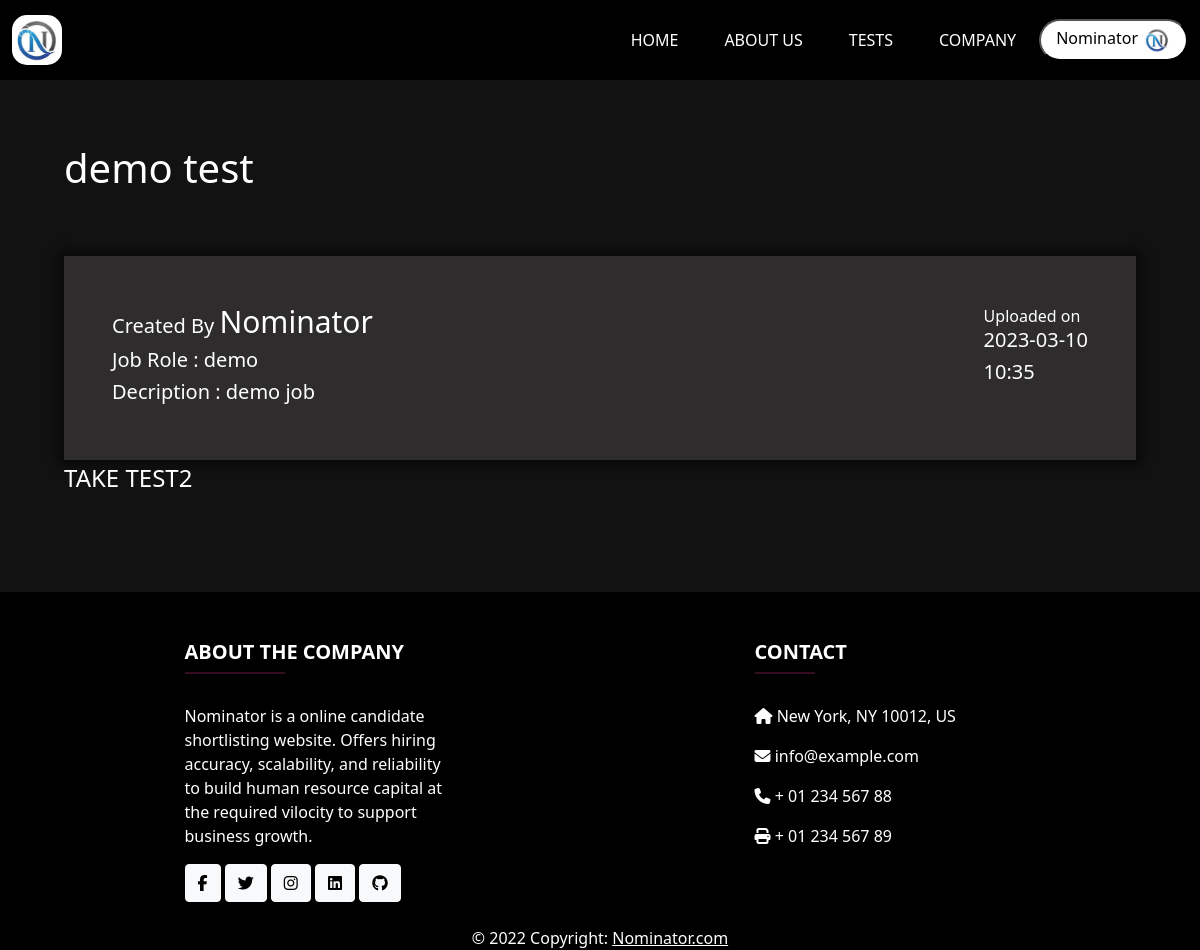
The page /test/2 (signed in) on the database its author committed.
### models.py (models this page shows, shortened)
class Company(db.Model, UserMixin):
    username = db.Column(db.String(100), primary_key=True)
    email = db.Column(db.String(100), unique=True, nullable=False)
    password = db.Column(db.String(100), unique=True, nullable=False)
    company_name = db.Column(db.String(100), unique=True, nullable=False)
    website = db.Column(db.String(100), unique=True, nullable=False)
    desc = db.Column(db.String(10000), nullable=False)
    founder = db.Column(db.String(100), nullable=False)
    founded_on = db.Column(db.DateTime, nullable=False)
    company_logo = db.Column(db.String(200) , nullable = False)
    questions = db.relationship('TechnicalQuestion', backref='company', lazy=True)
    tests = db.relationship('TechnicalTest' , backref='company', lazy=True)

class TechnicalTest(db.Model):
    id = db.Column(db.Integer, primary_key=True)
    name = db.Column(db.String(255), nullable=False)
    description = db.Column(db.Text, nullable=True)
    owner_company = db.Column(db.String(100), db.ForeignKey("company.username"))
    duration = db.Column(db.Integer, nullable=False)
    created_at = db.Column(db.DateTime, nullable=False, default=datetime.utcnow)
    job_role = db.Column(db.String(255), nullable=False)
    is_public = db.Column(db.Boolean, nullable=False)
    questions = db.relationship('TechnicalQuestion', secondary="question_test", backref='technical_test')

### views.py (the view)
@app.route('/test/<int:id>' , methods=['GET', 'POST'])
@login_required
def test_detail(id):
    test = TechnicalTest.query.filter_by(id=id).first()
    if request.method=="POST":
        return redirect(url_for('personality-test'))
    return render_template('test_detail.html', test=test)

### app.py (called while the page is built)
@login_manager.user_loader
def load_user(username):
    user = Company.query.filter_by(username=username).first()
    if not user:
        user = Candidate.query.filter_by(username=username).first()
    return user

### templates/test_detail.html (shortened to what this page needs)
{% extends 'base.html' %}
{% block css %}
    <link rel="stylesheet" href="{{ url_for('static', filename='css/test_detail.css') }}">
{% endblock %}
{% block body %}
<div class="test_detail-body">
    <div class="test-detail-main-container">
        <div class="test-detail-head-left">
            <div class="test-detail-head">
                <h1>{{test.name}}</h1>
            </div>
            <div class="test-detail-container">
                <div class="test-detail-container-left">
                    <span>
                        <h5>Created By <a class="company-name" href="/company-detail/{{test.owner_company}}">{{ test.owner_company }}</a> </h5>
                    </span>
                    <h5>Job Role : {{test.job_role}}</h5>
                    <h5>Decription : {{test.description}}</h5>
                </div>
                <div class="test-detail-container-right">
                    <span>
                        Uploaded on
                    </span>
                    <h5>{{test.created_at.strftime('%Y-%m-%d')}}</h5>
                    <h5>{{test.created_at.strftime('%H:%M')}}</h5>
                </div>
            </div>
            <a class="company-name" href="/take-test/{{test.id}}">TAKE TEST{{test.id }}</a>
        </div>
    </div>
</div>
{% endblock %}

### templates/navbar.html (shortened to what this page needs)
{% block css %}
    <link rel="stylesheet" href="{{url_for('static', filename='css/navbar.css')}}">
{% endblock %}
<nav class="navbar sticky-top navbar-expand-md navbar-light bg-dark">
    <div class="container-fluid">
        <a href="/" class="navbar-brand">
            <img id="logo" src="{{url_for('static', filename='img/logo.png')}}" width="50" height="50" alt="CoolBrand">
        </a>
        <div class="collapse navbar-collapse" id="navbarCollapse">
            <div class="navbar-nav ms-auto">
                <a href="/" id="clickid1" class="nav-item nav-link">Home</a>
                <a href="/about" id="clickid2" class="nav-item nav-link">About Us</a>
                <a href="/tests" id="clickid3" class="nav-item nav-link">Tests</a>
                <a href="/company" id="clickid4" class="nav-item nav-link">Company</a>
                {% if current_user.is_authenticated %}
                {% if user_class == 'company' %}
                <div class="profile-div">
                    <button class="btn-profile nav-item" onclick="showDropdown()">
                        {{current_user.company_name}}<img src="/uploads/ProfilePic/{{ company_logo }}" class="pro-pic" alt="Profile Picture" >
                    </button>
                </div>
                {% endif %}
                {% endif %}
            </div>
        </div>
    </div>
</nav>

### static/css/test_detail.css (style rules this page uses)
.test-detail-main-container { padding: 4em; }
.test-detail-head { margin-bottom: 4em; }
.test-detail-head-left { margin-bottom: 2em; }
.test-detail-container { padding: 3em; box-shadow: 0 0 10px 5px #090909; background-color: #2e2c2c; display: flex; }
.test-detail-container-left { flex: 1; }
.company-name { font-size: 1.5em; color: white; position: relative; text-decoration: none; }
.company-name:after { content: ''; position: absolute; width: 100%; transform: scaleX(0); height: 2px; bottom: 0; left: 0; background-color: white; transform-origin: bottom right; transition: transform 0.25s ease-out; }

### static/css/navbar.css (style rules this page uses)
body { background-color: #121212; color: white; }
#logo { border-radius: 15px; }
.navbar { background-color: black !important; }
.nav-link { color: white !important; text-transform: uppercase; margin: 0 15px; display: inline-block; position: relative; }
.nav-link:after { content: ''; position: absolute; width: 100%; transform: scaleX(0); height: 3px; bottom: 0; left: 0; background-color: #d63384; transform-origin: bottom right; transition: transform 0.50s ease-out; }
.navbar-nav { align-items: center; margin: 1% 0; }
.pro-pic { width: 28px; height: 28px; margin-left: 5px; border-radius: 50%; }
.btn-profile { border-radius: 40px; background-color: white ; color: black; padding: 5px 15px; }

### rows shown on the page
Company: company_name "Nominator", company_logo (picture)
TechnicalTest: name "demo test", owner_company "Nominator", job_role "demo", description "demo job", created_at "2023-03-10", created_at "10:35", id "2"
